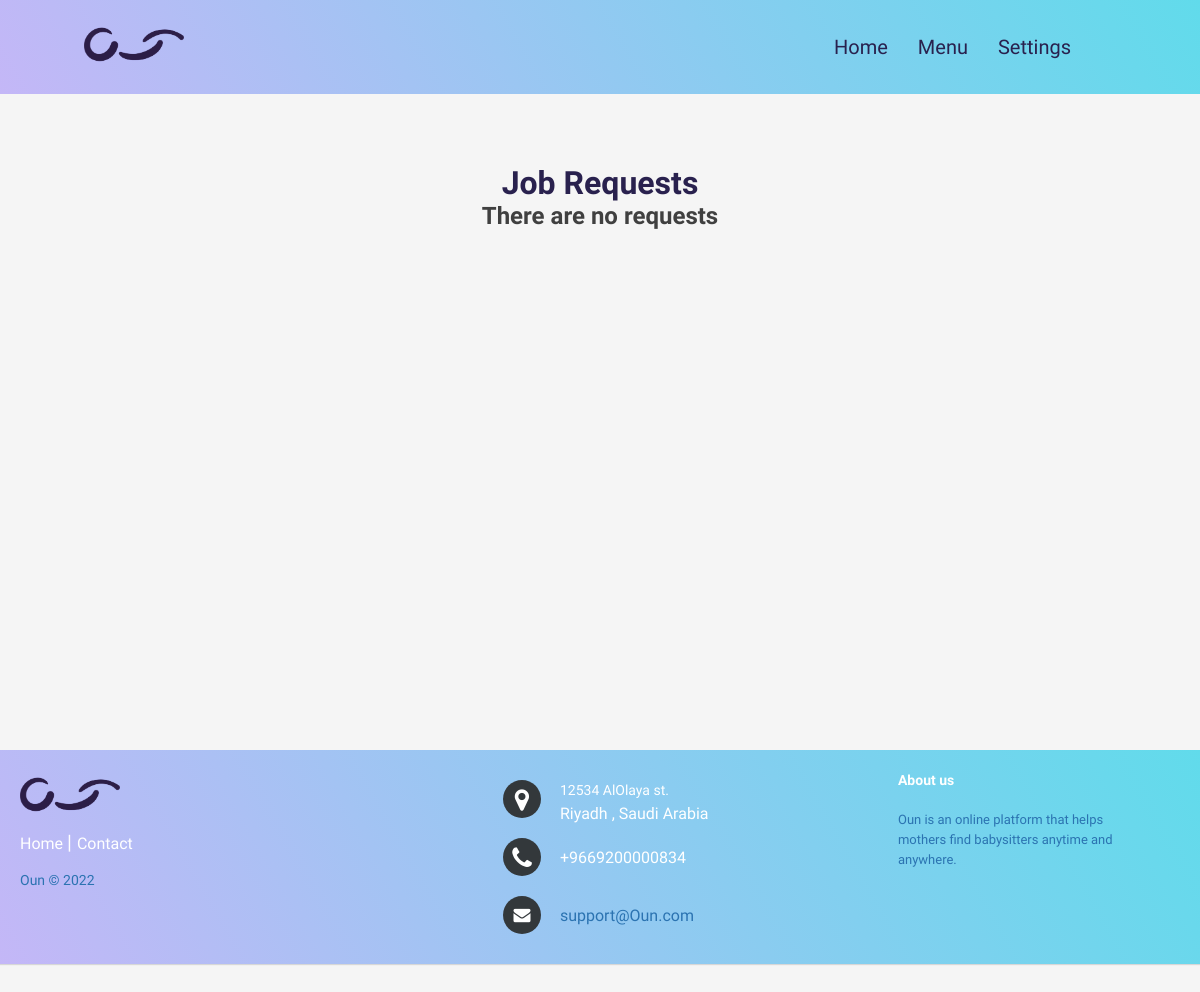
Before: /JobRequest.php with the older database file.
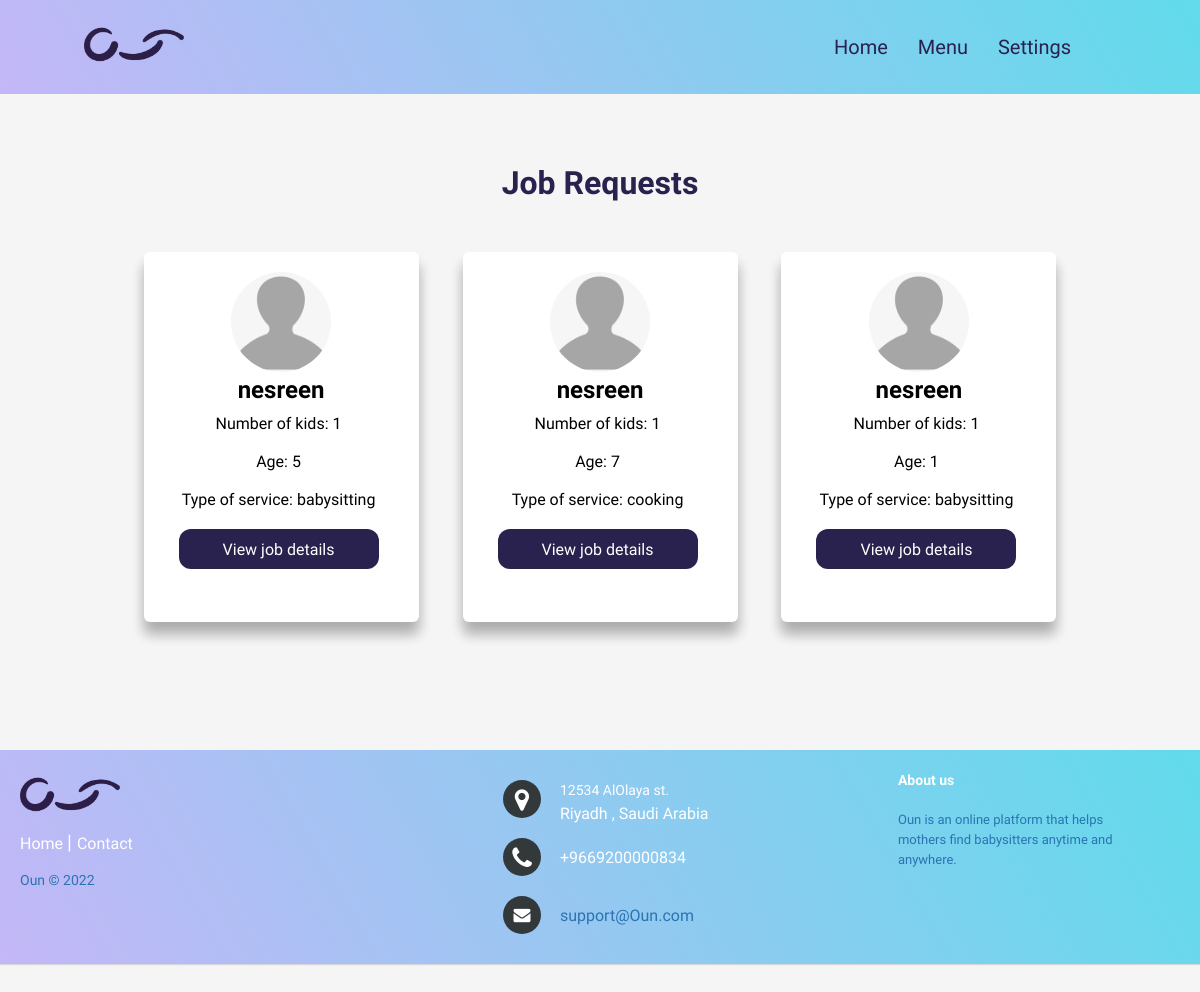
After: the same page with the newer database file.
### tables this page shows
CREATE TABLE `request` (
  `request_id` int(10) NOT NULL,
  `parent_id` int(11) NOT NULL,
  `numOfKids` int(11) NOT NULL,
  `kid_name` varchar(100) NOT NULL,
  `kid_age` int(11) NOT NULL,
  `service_type` varchar(20) NOT NULL,
  `date` date NOT NULL,
  `start_time` time NOT NULL,
  `end_time` time NOT NULL
);

CREATE TABLE `parent` (
  `parent_id` int(10) NOT NULL,
  `parent_image` varchar(500) DEFAULT 'prpic.png',
  `name` varchar(30) DEFAULT NULL,
  `email` varchar(50) NOT NULL,
  `password` varchar(128) NOT NULL,
  `city` varchar(20) DEFAULT NULL,
  `district` varchar(20) DEFAULT NULL,
  `street` varchar(20) DEFAULT NULL,
  `buildingNo` varchar(20) DEFAULT NULL,
  `phoneNo` int(10) DEFAULT NULL
);

### functions.php (called while the page is built, shortened)
<?php
function getRequests(){
    global $con;
    $query = "SELECT *
    FROM request
    INNER JOIN parent ON request.parent_id=parent.parent_id;";
    return mysqli_query( $con  , $query);
}
?>

### JobRequest.php (the view, shortened to what this page needs)
<?php
include("connection.php");
include("functions.php");
?>
<!DOCTYPE html>
<html lang="en">
<head>
    <link rel="stylesheet" href="https://cdnjs.cloudflare.com/ajax/libs/font-awesome/4.7.0/css/font-awesome.min.css">
    <link rel="stylesheet" href="styleB.css" >
    <link rel="stylesheet" href="footer.css" >
    <link rel="stylesheet" href="JobRequest.css">
</head>
<body>
<header>
    <a href="#" class="logo"><img src="images/logo.png" alt="logo icon"></a>
    <nav class="navbar">
    <ul>
    <li><a href="currentBaby.html"> Home </a></li>
    <li> <a href="#"> Menu </a>
    <li> <a href="#"> Settings </a>
    </li>
    </ul>
    </nav>
    </header>
    <footer class="footer-distributed">
        <div class="footer-left">
            <img class="logo" src="images/logo.png" alt="Oun">
            <p class="footer-links">
                <a href="currentBaby.html" class="link-1">Home</a>
                <a href="mailto:support@Ouun.com">Contact</a>
            </p>
            <p class="footer-company-name">Oun © 2022</p>
        </div>
        <div class="footer-center">
            <div>
                <i class="fa fa-map-marker"></i>
                <p><span>12534 AlOlaya st.</span> Riyadh , Saudi Arabia</p>
            </div>
            <div>
                <i class="fa fa-phone"></i>
                <p>+9669200000834</p>
            </div>
            <div>
                <i class="fa fa-envelope"></i>
                <p><a href="mailto:support@Ouun.com">support@Oun.com</a></p>
            </div>
        </div>
        <div class="footer-right">
            <p class="footer-company-about">
                <span>About us</span>
               Oun is an online platform that helps mothers find babysitters anytime and anywhere.
    </p>
        </div>
    </footer>
<h1 class="mytitle"> Job Requests </h1>
<?php
$requests = getRequests();
if( mysqli_num_rows($requests) > 0)
{
    foreach( $requests as $element )
{
?>
<div class="container" style = "display: inline-block;;">
  <div class= "card" >
   <?php echo "<img src='images/".$element['parent_image']."' alt='parent profile picture' class =img>" ;?>
    <p class ="name" > <?php echo $element['name']; ?></p>
    <div class="desc">
     <p class="num"> Number of kids: <?php echo $element['numOfKids']; ?> </p>
      <br>
      <p class="age"> Age: <?php echo $element['kid_age']; ?> </p>
      <br>
      <p class="service">Type of service: <?php echo $element['service_type']; ?></p>
    <form action="JobDetails.html"><input class="btn" type="submit" value="View job details"></form>
</div>
</div>
<?php
}
}
else {
    echo "<h2> There are no requests </h2>";
}
?>
</body>
</html>

### styleB.css (style rules this page uses)
body { background: whitesmoke; color:#404040; }
* { padding: 0; margin: 0; font-family: Optima, 'Segoe UI', Tahoma, Geneva, Verdana, sans-serif; }
header { position: fixed; top:0; left:0; right:0; background:Linear-gradient(60deg , rgb(196 , 183, 247) 0% , rgb(97 , 219 , 235) 100%); padding:20px 7%; display: flex; align-items: center; justify-content: space-between; z-index:1000; }
header img { width:100px; height:50px; }
header .navbar ul { list-style:none; padding: 0px 20px; }
header .navbar ul li { position:relative; float:left; padding: 0px 20px 0 0; }
header .navbar ul li a { font-size:20px; padding:5px; color:rgb(41,33,78);; display:block; }
a { text-decoration: none; }

### footer.css (style rules this page uses)
.footer-distributed { background: Linear-gradient(60deg , rgb(196 , 183, 247) 0% , rgb(97 , 219 , 235) 100%); box-shadow: 0 1px 1px 0 rgba(0, 0, 0, 0.12); box-sizing: border-box; width: 100%; text-align: left; padding: 20px 20px; position:relative; top:450px; margin:0; }
.footer-distributed .footer-left, .footer-distributed .footer-center, .footer-distributed .footer-right { display: inline-block; vertical-align: top; }
.footer-distributed .footer-left { width: 40%; }
.footer-distributed .logo { width: 100px; height: 50px; margin: 0; }
.footer-distributed .footer-links { color: #ffffff; margin: 0px 0 12px; padding: 0; }
.footer-distributed .footer-links a { display:inline-block; line-height: 1.8; font-weight:400; text-decoration: none; color: inherit; }
.footer-distributed .footer-company-name { color: rgb(43, 115, 177); font-size: 14px; font-weight: normal; margin: 0; }
.footer-distributed .footer-center { width: 35%; }
.footer-distributed .footer-center i { background-color: #33383b; color: #ffffff; font-size: 25px; width: 38px; height: 38px; border-radius: 50%; text-align: center; line-height: 42px; margin: 10px 15px; vertical-align: middle; }
.footer-distributed .footer-center i.fa-envelope { font-size: 17px; line-height: 38px; }
.footer-distributed .footer-center p { display: inline-block; color: #ffffff; font-weight:400; vertical-align: middle; margin:0; }
.footer-distributed .footer-center p span { display:block; font-weight: normal; font-size:14px; line-height:2; }
.footer-distributed .footer-center p a { color: rgb(43, 115, 177); text-decoration: none;; }
.footer-distributed .footer-links a:before { content: "|"; font-weight:300; font-size: 20px; left: 0; color: #fff; display: inline-block; padding-right: 5px; }
.footer-distributed .footer-links .link-1:before { content: none; }
.footer-distributed .footer-right { width: 20%; }
.footer-distributed .footer-company-about { line-height: 20px; color: rgb(43, 115, 177); font-size: 13px; font-weight: normal; margin: 0; }
.footer-distributed .footer-company-about span { display: block; color: #ffffff; font-size: 14px; font-weight: bold; margin-bottom: 20px; }

### JobRequest.css (style rules this page uses)
body { text-align:center; font-family: monospace; margin-top: -50px; }
.footer-distributed { top: 800px; }
.mytitle { margin-top: 0; text-align: center; color: rgb(41, 33, 78); }
.card { background: white; border-radius: 6px; display: inline-block; height: 370px; width: 275px; margin-top: 50px; box-shadow:0 12px 13px rgba(0,0,0,0.16), 0 12px 13px rgba(0,0,0,0.16); margin-left: 20px; margin-right: 20px; }
.img { border-radius: 100%; margin-top: 20px; width: 100px; height: 100px; }
.name { color: black; font-size: 24px; font-weight: bold; }
.desc { font-size: 16px; margin-left: 35px; margin-right: 30px; color: black; margin-top: 10px; width: 200px; }
.btn { background-color: rgb(41, 33, 78) ; color:#fff; margin-top: 20px; margin-bottom: 40px; border: none; height: 40px; width: 200px; font-size: 16px; border-radius: 12px; align-items: center; }

Changed rows visible on the page:
added request: parent.parent_image (picture), parent.name "nesreen", numOfKids "1", kid_age "5", service_type "babysitting"
added request: parent.parent_image (picture), parent.name "nesreen", numOfKids "1", kid_age "7", service_type "cooking"
added request: parent.parent_image (picture), parent.name "nesreen", numOfKids "1", kid_age "1", service_type "babysitting"
Other visible differences:
text no longer shown: "There are no requests"
